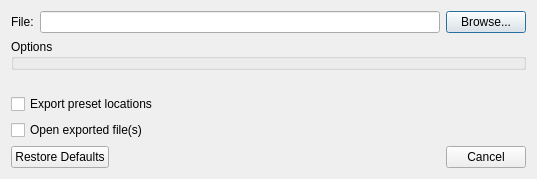
<?xml version="1.0" encoding="UTF-8"?>
<ui version="4.0">
 <class>BasicLocationExportDialog</class>
 <widget class="QDialog" name="BasicLocationExportDialog">
  <property name="geometry">
   <rect>
    <x>0</x>
    <y>0</y>
    <width>533</width>
    <height>179</height>
   </rect>
  </property>
  <property name="windowTitle">
   <string>Export</string>
  </property>
  <layout class="QVBoxLayout" name="verticalLayout">
   <item>
    <layout class="QHBoxLayout" name="horizontalLayout">
     <item>
      <widget class="QLabel" name="fileTypeLabel">
       <property name="text">
        <string>File:</string>
       </property>
      </widget>
     </item>
     <item>
      <widget class="QLineEdit" name="filePathLineEdit">
       <property name="minimumSize">
        <size>
         <width>400</width>
         <height>0</height>
        </size>
       </property>
      </widget>
     </item>
     <item>
      <widget class="QPushButton" name="fileSelectionPushButton">
       <property name="text">
        <string>Browse...</string>
       </property>
      </widget>
     </item>
    </layout>
   </item>
   <item>
    <widget class="QGroupBox" name="optionGroupBox">
     <property name="title">
      <string>Options</string>
     </property>
    </widget>
   </item>
   <item>
    <spacer name="verticalSpacer">
     <property name="orientation">
      <enum>Qt::Orientation::Vertical</enum>
     </property>
     <property name="sizeHint" stdset="0">
      <size>
       <width>385</width>
       <height>21</height>
      </size>
     </property>
    </spacer>
   </item>
   <item>
    <layout class="QFormLayout" name="formLayout">
     <item row="0" column="0">
      <widget class="QCheckBox" name="exportPresetLocationsCheckBox">
       <property name="text">
        <string>Export preset locations</string>
       </property>
       <property name="iconSize">
        <size>
         <width>16</width>
         <height>11</height>
        </size>
       </property>
      </widget>
     </item>
     <item row="1" column="0">
      <widget class="QCheckBox" name="openExportCheckBox">
       <property name="text">
        <string>Open exported file(s)</string>
       </property>
      </widget>
     </item>
    </layout>
   </item>
   <item>
    <widget class="QDialogButtonBox" name="defaultButtonBox">
     <property name="orientation">
      <enum>Qt::Orientation::Horizontal</enum>
     </property>
     <property name="standardButtons">
      <set>QDialogButtonBox::StandardButton::Cancel|QDialogButtonBox::StandardButton::RestoreDefaults</set>
     </property>
    </widget>
   </item>
  </layout>
 </widget>
 <resources/>
 <connections>
  <connection>
   <sender>defaultButtonBox</sender>
   <signal>accepted()</signal>
   <receiver>BasicLocationExportDialog</receiver>
   <slot>accept()</slot>
   <hints>
    <hint type="sourcelabel">
     <x>336</x>
     <y>441</y>
    </hint>
    <hint type="destinationlabel">
     <x>157</x>
     <y>274</y>
    </hint>
   </hints>
  </connection>
  <connection>
   <sender>defaultButtonBox</sender>
   <signal>rejected()</signal>
   <receiver>BasicLocationExportDialog</receiver>
   <slot>reject()</slot>
   <hints>
    <hint type="sourcelabel">
     <x>404</x>
     <y>441</y>
    </hint>
    <hint type="destinationlabel">
     <x>286</x>
     <y>274</y>
    </hint>
   </hints>
  </connection>
 </connections>
</ui>
